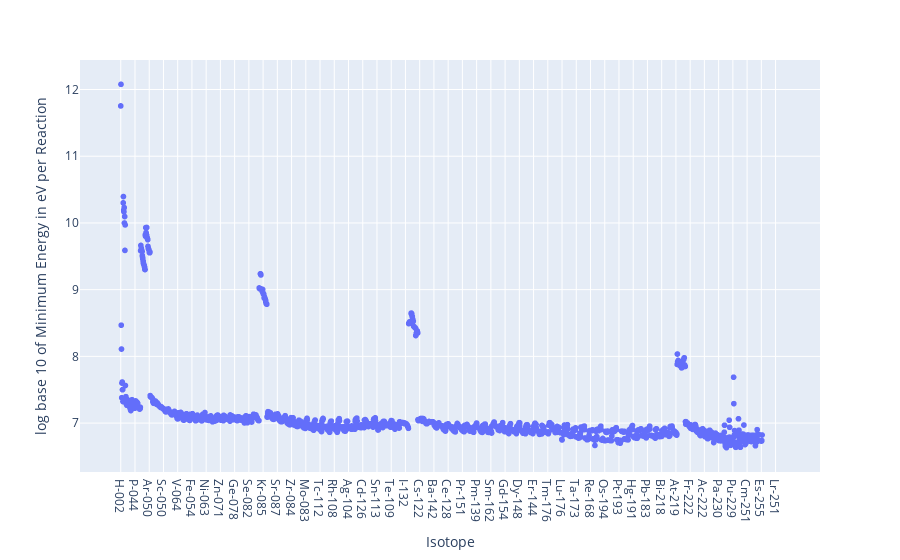

Notebook code for this chart:
### Code cell
px.scatter(gamma_reaction_energy_df, x = "Isotope", 
            y = "log base 10 of Minimum Energy in eV per Reaction")

### Figure 1 — Plotly figure (JSON) as saved in the notebook; plotly's stock layout.template omitted (floating-point values rounded to 4 significant figures; data arrays with more than 128 entries replaced by an {"elided": "..."} marker saying what was removed)
{"data": [{"hovertemplate": "Isotope=%{x}<br>log base 10 of Minimum Energy in eV per Reaction=%{y}<extra></extra>", "legendgroup": "", "marker": {"color": "#636efa", "symbol": "circle"}, "mode": "markers", "name": "", "showlegend": false, "type": "scattergl", "x": {"elided": "2684 str values"}, "xaxis": "x", "y": {"elided": "2684 float values"}, "yaxis": "y"}], "layout": {"legend": {"tracegroupgap": 0}, "margin": {"t": 60}, "xaxis": {"anchor": "y", "domain": [0, 1], "title": {"text": "Isotope"}}, "yaxis": {"anchor": "x", "domain": [0, 1], "title": {"text": "log base 10 of Minimum Energy in eV per Reaction"}}}}
